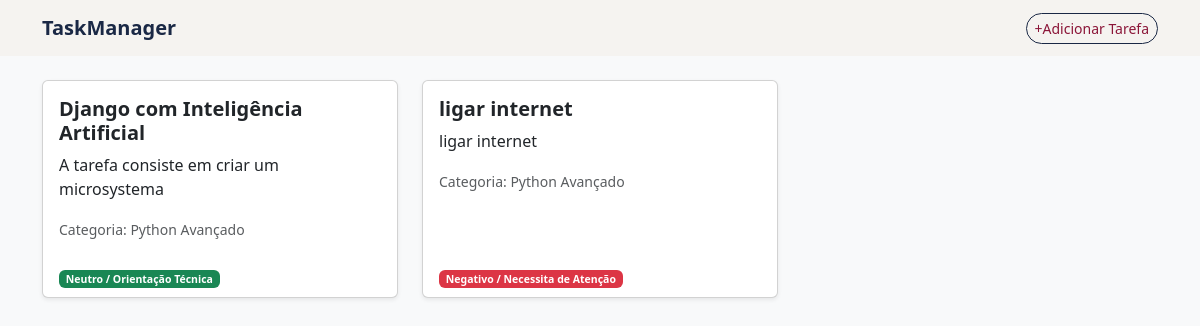
/listar_tarefas/, run on an earlier commit of the app's database.
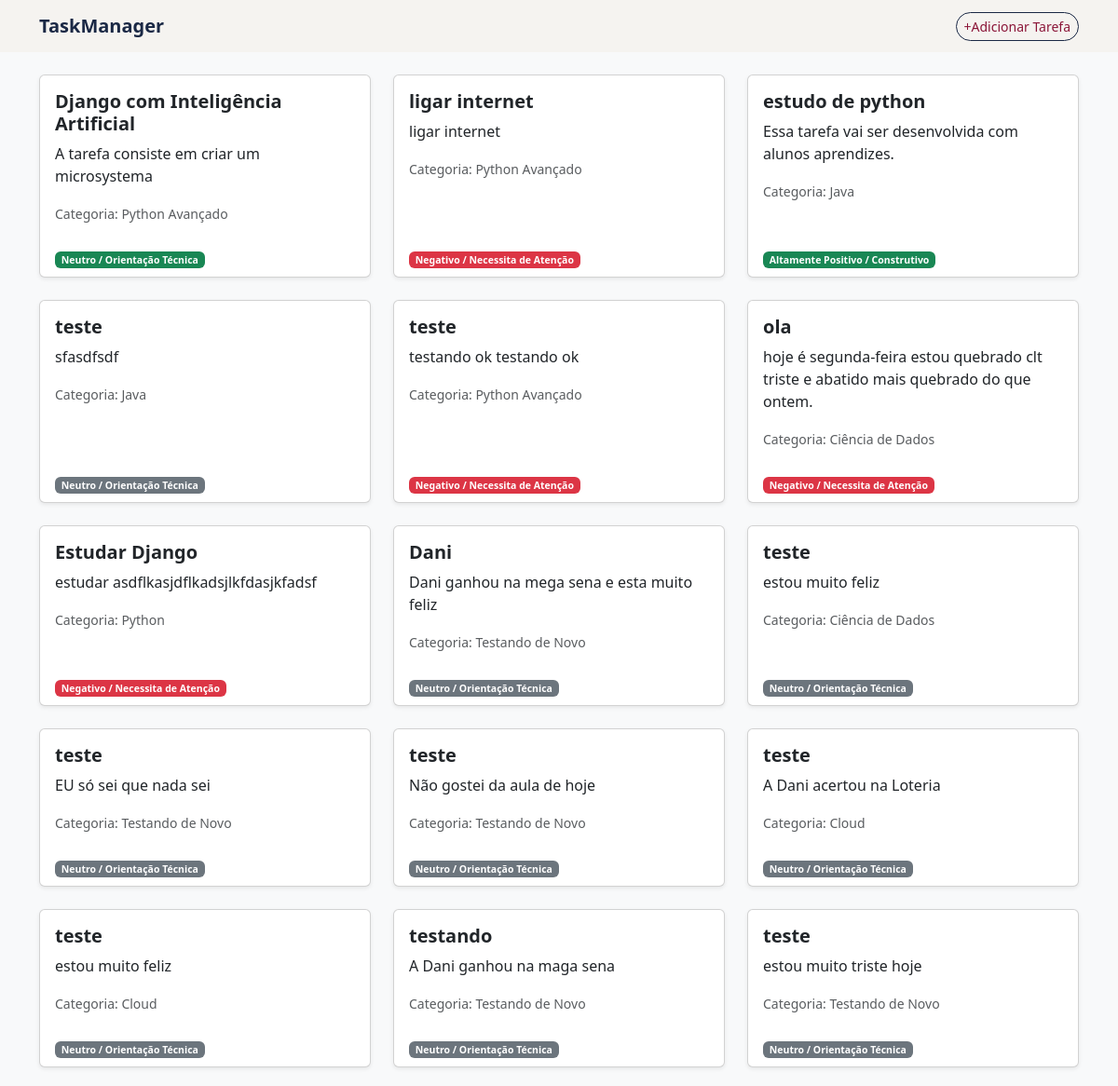
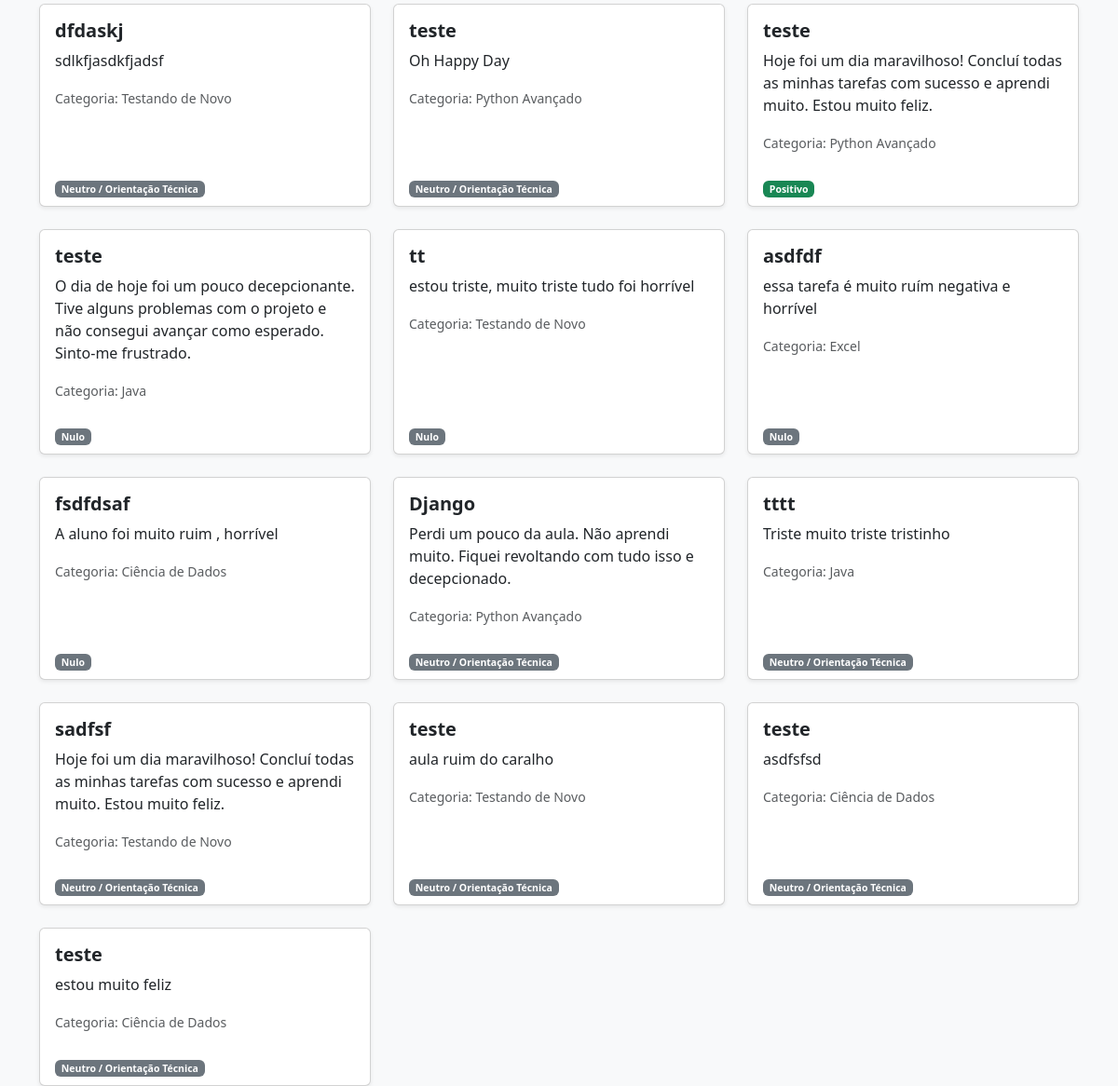
And on a later commit of the database (2 pictures, top to bottom).
### todo/models.py (models this page shows, shortened)
class Tarefa(models.Model):
    titulo = models.CharField(max_length=200,verbose_name="Titulo da Tarefa",blank=True,null=True)
    descricao = models.TextField(verbose_name="Descriçaõ da Tarefa",blank=True,null=True)
    concluida = models.BooleanField(default=False,verbose_name="Concluída")
    categoria = models.ForeignKey(Categoria,on_delete=models.SET_NULL,null=True,blank=True,verbose_name="Categoria")
    feedback_professor = models.TextField(verbose_name="Feedback Professor",blank="True",null="True")
    analise_sentimento = models.CharField(max_length=50,verbose_name="Análise de Sentimento",blank=True,null=True)
    score_polaridade = models.FloatField(default=0.0,verbose_name="Score de Polaridade")

class Categoria(models.Model):
    nome = models.CharField(max_length=100,
                             verbose_name="Nome da Categoria")
    def __str__(self):
        return self.nome

### todo/views.py (the view)
# urls.py: path('listar_tarefas/',listar_tarefas,name='listar_tarefas')
def listar_tarefas(request):
    tarefas = Tarefa.objects.all()
    return render(request, 'todo/listar_tarefas.html', {'tarefas': tarefas})

### templates/todo/listar_tarefas.html
{% extends 'todo/base.html' %}
{% block conteudo %}
    <div class="row row-cols-1 row-cols-md-3 g-4">
     {% for tarefa in tarefas %}
          <div class="col">
                <div class="card h-100 shadow-sm border-1">
                    <div class="card-body">
                      <h5 class="card-title fw-bold">{{ tarefa.titulo }}</h5>
                      <p class="card-text">{{ tarefa.descricao }}</p>
                        <p class="card-text"><small class="text-muted">Categoria: {{ tarefa.categoria }}</small></p>
                    </div>
                    <div class="card-footer bg-transparent border-0">
                        <p class="card-text"><small class="text-muted">
                            {% if tarefa.score_polaridade > 0 %}
                                <span class="badge bg-success">{{ tarefa.analise_sentimento }}</span>
                            {% elif tarefa.score_polaridade < 0 %}
                                <span class="badge bg-danger">{{ tarefa.analise_sentimento }}</span>
                            {% else %}
                                <span class="badge bg-secondary">{{ tarefa.analise_sentimento }}</span>
                            {% endif %}
                        </small></p>
                    </div>
                </div>
            </div>
     {% endfor %}
{% endblock %}

### templates/todo/base.html (shortened to what this page needs)
{% load static %}
<!DOCTYPE html>
<html lang="pt-br">
<head>
    <link href="https://cdn.jsdelivr.net/npm/bootstrap@5.3.2/dist/css/bootstrap.min.css" rel="stylesheet">
    <link href="{% static 'css/geral.css' %}" rel="stylesheet">
</head>
<body class="bg-light">
    <nav class="navbar navbar-expand-lg navbar-dark bg-dark mb-4">
        <div class="container">
            <a class="navbar-brand fw-bold" href="{% url 'listar_tarefas' %}">TaskManager</a>
            <a class="btn btn-primary rounded-pill btn-sm" href="{% url 'nova_tarefa' %}">+Adicionar Tarefa</a>
        </div>
    </nav>
    <div class="container">
        {% block conteudo %}{% endblock %}
    </div>
</body>
</html>

### setup/static/css/geral.css (style rules this page uses)
body { background-color: #F5F3F0!important; }
nav, .navbar, .navbar-nav, .navbar-expand-lg, .navbar-light, .navbar-dark { background-color: #F5F3F0 !important; }
nav a, .navbar-brand, .navbar-nav .nav-link { color: #1A2845 !important; }
.btn { background-color: #F5F3F0 !important; color: #8B1538!important; border: #1A2845 solid 1px !important; }

What changed in the data, as far as the page shows it:
added Tarefa: titulo "estudo de python", descricao "Essa tarefa vai ser desenvolvida com alunos aprendizes.", categoria "Java", analise_sentimento "Altamente Positivo / Construtivo"
added Tarefa: titulo "teste", descricao "sfasdfsdf", categoria "Java", analise_sentimento "Neutro / Orientação Técnica"
added Tarefa: titulo "teste", descricao "testando ok testando ok", categoria "Python Avançado", analise_sentimento "Negativo / Necessita de Atenção"
added Tarefa: titulo "ola", descricao "hoje é segunda-feira estou quebrado clt triste e abatido mais quebrado do que ontem.", categoria "Ciência de Dados", analise_sentimento "Negativo / Necessita de Atenção"
added Tarefa: titulo "Estudar Django", descricao "estudar asdflkasjdflkadsjlkfdasjkfadsf", categoria "Python", analise_sentimento "Negativo / Necessita de Atenção"
added Tarefa: titulo "Dani", descricao "Dani ganhou na mega sena e esta muito feliz", categoria "Testando de Novo", analise_sentimento "Neutro / Orientação Técnica"
added Tarefa: titulo "teste", descricao "estou muito feliz", categoria "Ciência de Dados", analise_sentimento "Neutro / Orientação Técnica"
added Tarefa: titulo "teste", descricao "EU só sei que nada sei", categoria "Testando de Novo", analise_sentimento "Neutro / Orientação Técnica"
added Tarefa: titulo "teste", descricao "Não gostei da aula de hoje", categoria "Testando de Novo", analise_sentimento "Neutro / Orientação Técnica"
added Tarefa: titulo "teste", descricao "A Dani acertou na Loteria", categoria "Cloud", analise_sentimento "Neutro / Orientação Técnica"
added Tarefa: titulo "teste", descricao "estou muito feliz", categoria "Cloud", analise_sentimento "Neutro / Orientação Técnica"
added Tarefa: titulo "testando", descricao "A Dani ganhou na maga sena", categoria "Testando de Novo", analise_sentimento "Neutro / Orientação Técnica"
added Tarefa: titulo "teste", descricao "estou muito triste hoje", categoria "Testando de Novo", analise_sentimento "Neutro / Orientação Técnica"
added Tarefa: titulo "dfdaskj", descricao "sdlkfjasdkfjadsf", categoria "Testando de Novo", analise_sentimento "Neutro / Orientação Técnica"
added Tarefa: titulo "teste", descricao "Oh Happy Day", categoria "Python Avançado", analise_sentimento "Neutro / Orientação Técnica"
added Tarefa: titulo "teste", descricao "Hoje foi um dia maravilhoso! Concluí todas as minhas tarefas com sucesso e aprendi muito. Estou muito feliz.", categoria "Python Avançado", analise_sentimento "Positivo"
added Tarefa: titulo "teste", descricao "O dia de hoje foi um pouco decepcionante. Tive alguns problemas com o projeto e não consegui avançar como esperado. Sinto-me frustrado.", categoria "Java", analise_sentimento "Nulo"
added Tarefa: titulo "tt", descricao "estou triste, muito triste tudo foi horrível", categoria "Testando de Novo", analise_sentimento "Nulo"
added Tarefa: titulo "asdfdf", descricao "essa tarefa é muito ruím negativa e horrível", categoria "Excel", analise_sentimento "Nulo"
added Tarefa: titulo "fsdfdsaf", descricao "A aluno foi muito ruim , horrível", categoria "Ciência de Dados", analise_sentimento "Nulo"
added Tarefa: titulo "Django", descricao "Perdi um pouco da aula. Não aprendi muito. Fiquei revoltando com tudo isso e decepcionado.", categoria "Python Avançado", analise_sentimento "Neutro / Orientação Técnica"
added Tarefa: titulo "tttt", descricao "Triste muito triste tristinho", categoria "Java", analise_sentimento "Neutro / Orientação Técnica"
added Tarefa: titulo "sadfsf", descricao "Hoje foi um dia maravilhoso! Concluí todas as minhas tarefas com sucesso e aprendi muito. Estou muito feliz.", categoria "Testando de Novo", analise_sentimento "Neutro / Orientação Técnica"
added Tarefa: titulo "teste", descricao "aula ruim do caralho", categoria "Testando de Novo", analise_sentimento "Neutro / Orientação Técnica"
added Tarefa: titulo "teste", descricao "asdfsfsd", categoria "Ciência de Dados", analise_sentimento "Neutro / Orientação Técnica"
added Tarefa: titulo "teste", descricao "estou muito feliz", categoria "Ciência de Dados", analise_sentimento "Neutro / Orientação Técnica"
